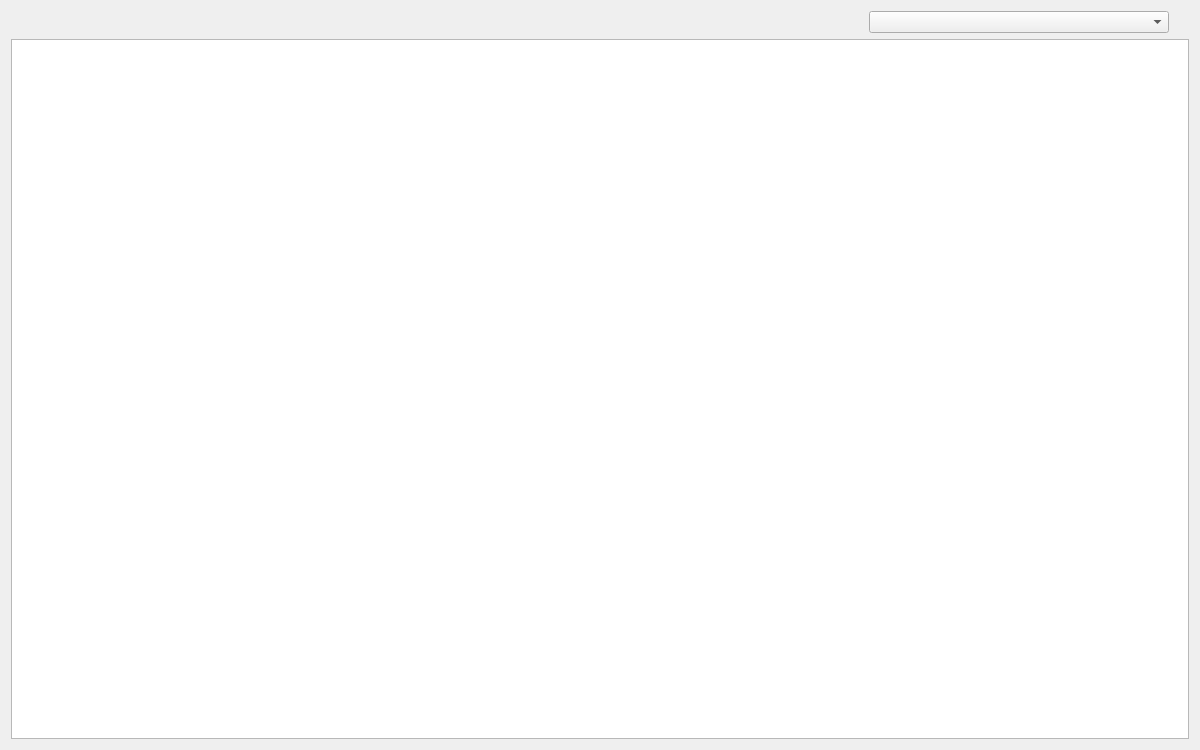
<?xml version="1.0" encoding="UTF-8"?>
<ui version="4.0">
 <class>tokensDialog</class>
 <widget class="QWidget" name="tokensDialog">
  <property name="geometry">
   <rect>
    <x>0</x>
    <y>0</y>
    <width>1200</width>
    <height>750</height>
   </rect>
  </property>
  <property name="windowTitle">
   <string>Form</string>
  </property>
  <layout class="QVBoxLayout" name="topLayout">
   <item>
    <layout class="QVBoxLayout" name="verticalLayout">
     <property name="topMargin">
      <number>0</number>
     </property>
     <item>
      <layout class="QHBoxLayout" name="horizontalLayout">
       <property name="rightMargin">
        <number>20</number>
       </property>
       <item>
        <spacer name="horizontalSpacer">
         <property name="orientation">
          <enum>Qt::Horizontal</enum>
         </property>
         <property name="sizeHint" stdset="0">
          <size>
           <width>40</width>
           <height>20</height>
          </size>
         </property>
        </spacer>
       </item>
       <item>
        <widget class="QLabel" name="label">
         <property name="text">
          <string></string>
         </property>
        </widget>
       </item>
       <item>
        <widget class="QComboBox" name="propSelectorWidget">
         <property name="sizePolicy">
          <sizepolicy hsizetype="Fixed" vsizetype="Fixed">
           <horstretch>0</horstretch>
           <verstretch>0</verstretch>
          </sizepolicy>
         </property>
         <property name="minimumSize">
          <size>
           <width>300</width>
           <height>0</height>
          </size>
         </property>
         <property name="baseSize">
          <size>
           <width>300</width>
           <height>0</height>
          </size>
         </property>
        </widget>
       </item>
      </layout>
     </item>
     <item>
      <widget class="QTableWidget" name="balancesTable">
       <property name="alternatingRowColors">
        <bool>false</bool>
       </property>
      </widget>
     </item>
    </layout>
   </item>
  </layout>
 </widget>
 <resources/>
 <connections/>
</ui>
